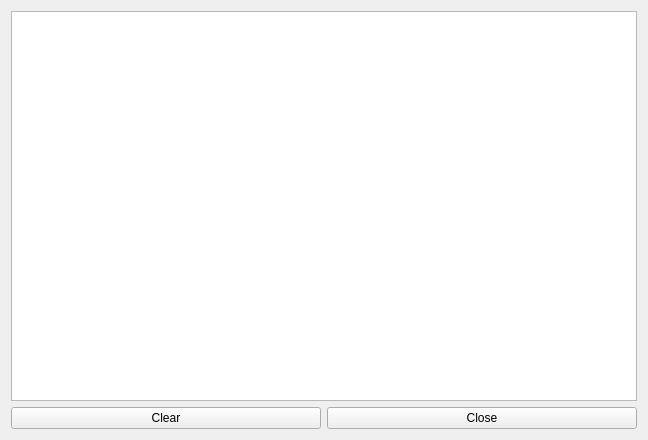
<?xml version="1.0" encoding="UTF-8"?>
<ui version="4.0">
 <class>LoopTestWindow</class>
 <widget class="QWidget" name="LoopTestWindow">
  <property name="geometry">
   <rect>
    <x>0</x>
    <y>0</y>
    <width>648</width>
    <height>440</height>
   </rect>
  </property>
  <property name="windowTitle">
   <string>Form</string>
  </property>
  <layout class="QGridLayout" name="gridLayout">
   <item row="0" column="0" colspan="2">
    <widget class="QTableWidget" name="tableWidget">
     <property name="sizePolicy">
      <sizepolicy hsizetype="Expanding" vsizetype="Expanding">
       <horstretch>0</horstretch>
       <verstretch>0</verstretch>
      </sizepolicy>
     </property>
    </widget>
   </item>
   <item row="1" column="0">
    <widget class="QPushButton" name="clearBtn">
     <property name="text">
      <string>Clear</string>
     </property>
    </widget>
   </item>
   <item row="1" column="1">
    <widget class="QPushButton" name="closeBtn">
     <property name="text">
      <string>Close</string>
     </property>
    </widget>
   </item>
  </layout>
 </widget>
 <resources/>
 <connections/>
</ui>
